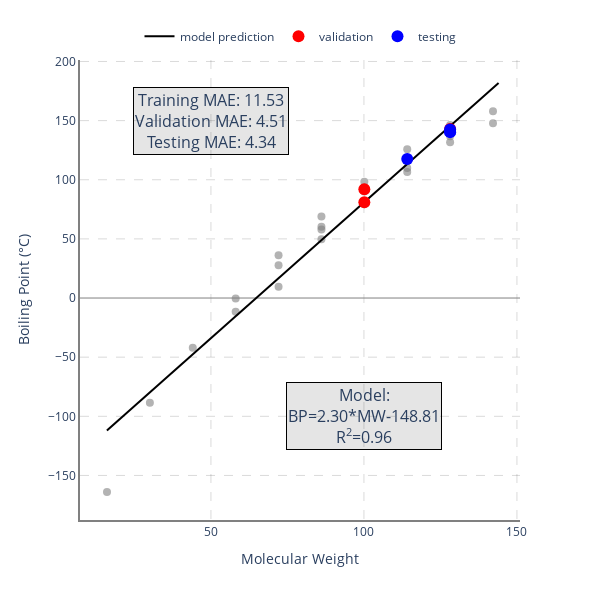

Write notebook code for a chart like this one.
### Code cell
(
    ks_X_train,
    ks_X_val,
    ks_X_test,
    ks_y_train,
    ks_y_val,
    ks_y_test,
) = train_val_test_split(
    weights.reshape(-1, 1),
    sampler="spxy",
    hopts=dict(
        metric="euclidean",
    ),
    **tts_args,
)
scatter(
    ks_X_train.flatten(),
    ks_X_val.flatten(),
    ks_X_test.flatten(),
    ks_y_train,
    ks_y_val,
    ks_y_test,
)

### Figure 1 — Plotly figure (JSON) as saved in the notebook; plotly's stock layout.template omitted (floating-point values rounded to 4 significant figures; data arrays with more than 128 entries replaced by an {"elided": "..."} marker saying what was removed)
{"data": [{"hovertemplate": "x=%{x}<br>y=%{y}<extra></extra>", "legendgroup": "", "marker": {"color": "grey", "opacity": 0.6, "size": 8, "symbol": "circle"}, "mode": "markers", "name": "", "orientation": "v", "showlegend": false, "type": "scatter", "x": [16.03, 142.2, 72.09, 100.1, 44.06, 30.05, 86.11, 114.1, 58.08, 128.2, 72.09, 100.1, 114.1, 58.08, 86.11, 142.2, 128.2, 114.1, 100.1, 72.09, 86.11, 128.2, 128.2, 100.1, 114.1, 114.1, 86.11], "xaxis": "x", "y": [-164, 158, 9.5, 98.4, -42.1, -88.6, 58, 125.7, -11.7, 141.6, 36.1, 79.2, 106.5, -0.5, 69, 147.7, 131.7, 115.6, 90, 27.8, 49.7, 136.7, 146.2, 93.5, 110, 118.5, 60.3], "yaxis": "y"}, {"line": {"color": "black"}, "mode": "lines", "name": "model prediction", "type": "scatter", "x": {"elided": "129 int values"}, "y": {"elided": "129 float values"}}, {"marker": {"color": "red", "size": 12}, "mode": "markers", "name": "validation", "type": "scatter", "x": [100.1, 100.1, 128.2], "y": [80.9, 92, 143]}, {"marker": {"color": "blue", "size": 12}, "mode": "markers", "name": "testing", "type": "scatter", "x": [128.2, 114.1, 128.2, 128.2], "y": [140.3, 117.6, 142.4, 140.6]}], "layout": {"annotations": [{"bgcolor": "rgba(0, 0, 0, 0.1)", "bordercolor": "rgba(0, 0, 0, 1)", "borderwidth": 1, "font": {"size": 16}, "showarrow": false, "text": "Training MAE: 11.53<br>Validation MAE: 4.51<br>Testing MAE: 4.34<br>", "x": 50, "y": 150}, {"bgcolor": "rgba(0, 0, 0, 0.1)", "bordercolor": "rgba(0, 0, 0, 1)", "font": {"size": 16}, "showarrow": false, "text": "Model:<br>BP=2.30*MW-148.81<br>R<sup>2</sup>=0.96<br>", "x": 100, "y": -100}], "height": 600, "legend": {"orientation": "h", "tracegroupgap": 0, "x": 0.5, "xanchor": "center", "y": 1.02, "yanchor": "bottom"}, "margin": {"t": 60}, "paper_bgcolor": "rgba(0, 0, 0, 0)", "plot_bgcolor": "rgba(0, 0, 0, 0)", "width": 600, "xaxis": {"anchor": "y", "domain": [0, 1], "gridcolor": "rgba(0, 0, 0, 0.15)", "griddash": "dash", "gridwidth": 1, "layer": "below traces", "linecolor": "grey", "linewidth": 2, "showgrid": true, "showline": true, "title": {"text": "Molecular Weight"}, "zerolinecolor": "grey", "zerolinewidth": 1}, "yaxis": {"anchor": "x", "domain": [0, 1], "gridcolor": "rgba(0, 0, 0, 0.15)", "griddash": "dash", "gridwidth": 1, "layer": "below traces", "linecolor": "grey", "linewidth": 2, "showgrid": true, "showline": true, "title": {"text": "Boiling Point (°C)"}, "zerolinecolor": "grey", "zerolinewidth": 1}}}
